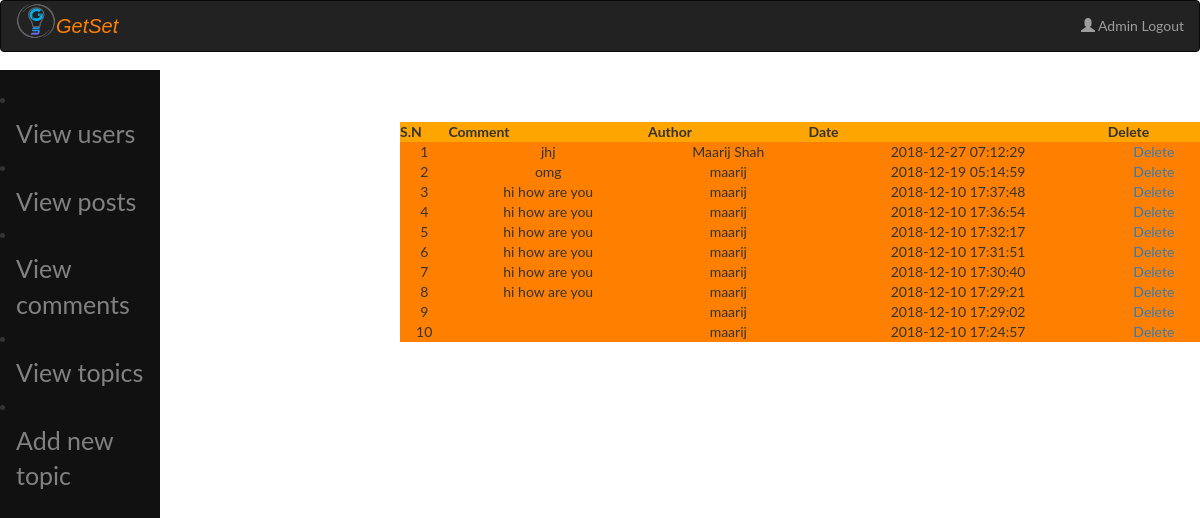
/admin/index.php?view_comments, run on the app's committed database.
### tables this page shows
CREATE TABLE `comments` (
  `com_id` int(11) NOT NULL,
  `post_id` int(11) NOT NULL,
  `user_id` int(11) NOT NULL,
  `comment` varchar(255) NOT NULL,
  `comment_author` text NOT NULL,
  `date` timestamp NOT NULL DEFAULT CURRENT_TIMESTAMP ON UPDATE CURRENT_TIMESTAMP
);

### admin/includes/view_comments.php (the view, shortened to what this page needs)
<table align="center" width="800" bgcolor="skyblue">
<tr bgcolor="orange" border="1">
	<th>S.N</th>
<th>Comment</th>
<th>Author</th>
<th>Date</th>
<th>Delete</th>
</tr>
<?php
include("includes/connection.php");
$sel_com = "select * from comments ORDER by 1 DESC";
$run_com = mysqli_query($con,$sel_com);
$i=0;
while($row_com = mysqli_fetch_array($run_com)){
	$com_id = $row_com['com_id'];
	$com = $row_com['comment'];
	$date = $row_com['date'];
	$author = $row_com['comment_author'];
	$i++;
			?>
			<tr align="center">
	    <td><?php echo $i; ?></td>
	    <td><?php echo $com;?></td>
	    <td><?php echo $author;?></td>
		<td><?php echo $date;?></td>
		<td><a href="index.php?view_comments&delete=<?php echo $com_id;?>">Delete</a></td>
</tr>
<?php }  ?>
</table>

### admin/admin_style.css (style rules this page uses)
body { background-color:none; }

### admin/index.php (style rules this page uses)
body { font-family: "Lato", sans-serif; }

### data on the page
comments: comment "jhj", comment_author "Maarij Shah", date "2018-12-27 07:12:29"
comments: comment "omg", comment_author "maarij", date "2018-12-19 05:14:59"
comments: comment "hi how are you", comment_author "maarij", date "2018-12-10 17:37:48"
comments: comment "hi how are you", comment_author "maarij", date "2018-12-10 17:36:54"
comments: comment "hi how are you", comment_author "maarij", date "2018-12-10 17:32:17"
comments: comment "hi how are you", comment_author "maarij", date "2018-12-10 17:31:51"
comments: comment "hi how are you", comment_author "maarij", date "2018-12-10 17:30:40"
comments: comment "hi how are you", comment_author "maarij", date "2018-12-10 17:29:21"
comments: comment_author "maarij", date "2018-12-10 17:29:02"
comments: comment_author "maarij", date "2018-12-10 17:24:57"
